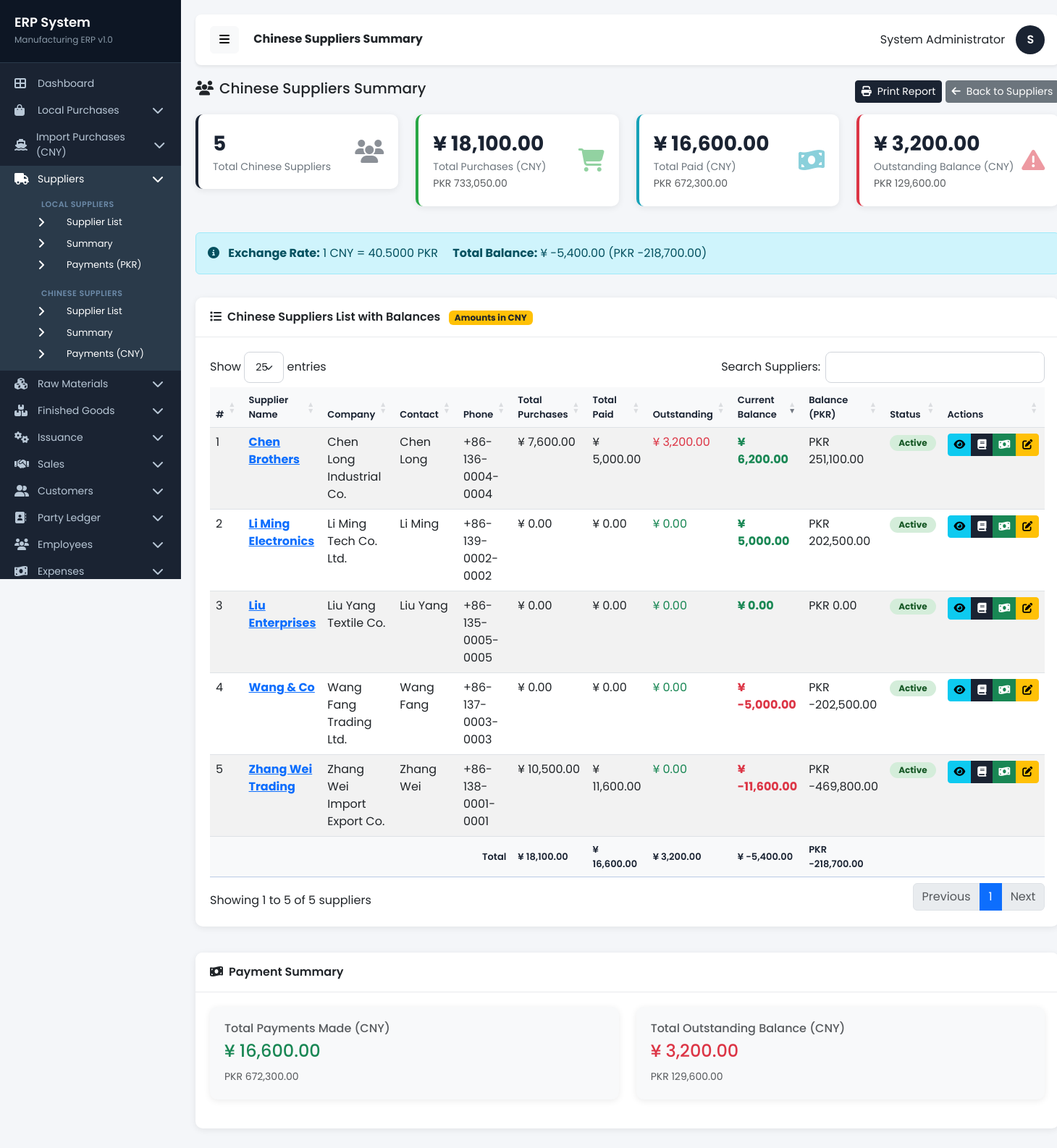
The page /pages/chinese_suppliers_summary.php (signed in) on the database its author committed.
### tables this page shows
CREATE TABLE `currencies` (
  `id` int(11) NOT NULL,
  `currency_code` varchar(10) NOT NULL,
  `currency_name` varchar(50) NOT NULL,
  `symbol` varchar(10) DEFAULT NULL,
  `exchange_rate` decimal(18,4) DEFAULT 1.0000,
  `base_currency` enum('yes','no') DEFAULT 'no',
  `date_time` datetime DEFAULT NULL
);

CREATE TABLE `chinese_suppliers` (
  `id` int(11) NOT NULL,
  `supplier_name` varchar(200) NOT NULL,
  `company_name` varchar(200) DEFAULT NULL,
  `contact_person` varchar(100) DEFAULT NULL,
  `phone` varchar(20) DEFAULT NULL,
  `email` varchar(100) DEFAULT NULL,
  `address` text DEFAULT NULL,
  `city` varchar(100) DEFAULT NULL,
  `country` varchar(100) DEFAULT 'China',
  `currency_id` int(11) DEFAULT NULL,
  `cnic` varchar(50) DEFAULT NULL,
  `ntn` varchar(50) DEFAULT NULL,
  `opening_balance` decimal(18,2) DEFAULT 0.00,
  `opening_balance_type` varchar(20) DEFAULT 'payable',
  `current_balance` decimal(18,2) DEFAULT 0.00,
  `status` enum('active','inactive') DEFAULT 'active',
  `date_time` datetime DEFAULT NULL
);

### includes/database.php (called while the page is built, shortened)
<?php
$db = new mysqli(DB_HOST, DB_USER, DB_PASS, DB_NAME);
$db->set_charset("utf8");
function executePrepared($sql, $types = '', $params = []) {
    global $db;
    $stmt = $db->prepare($sql);
    $stmt->execute();
    return $stmt;
}
function getRow($sql, $types = '', $params = []) {
    $stmt = executePrepared($sql, $types, $params);
    $result = $stmt->get_result();
    $row = $result->fetch_assoc();
    return $row;
}
function getRows($sql, $types = '', $params = []) {
    $stmt = executePrepared($sql, $types, $params);
    $result = $stmt->get_result();
    $rows = [];
    while ($row = $result->fetch_assoc()) {
        $rows[] = $row;
    }
    return $rows;
}
function formatCurrency($amount) {
    return number_format($amount, 2);
}
?>

### pages/chinese_suppliers_summary.php (the view, shortened to what this page needs)
<?php
require_once '../includes/database.php';
$suppliers = getRows("SELECT s.*, c.currency_code, c.currency_name, c.symbol, c.exchange_rate,
    (SELECT COUNT(*) FROM import_purchases WHERE supplier_id = s.id) as total_purchases,
    (SELECT COALESCE(SUM(total_cny), 0) FROM import_purchases WHERE supplier_id = s.id) as total_purchase_cny,
    (SELECT COALESCE(SUM(total_pkr), 0) FROM import_purchases WHERE supplier_id = s.id) as total_purchase_pkr,
    (SELECT COALESCE(SUM(paid_amount_cny), 0) FROM import_purchases WHERE supplier_id = s.id) as total_paid_cny,
    (SELECT COALESCE(SUM(paid_amount_pkr), 0) FROM import_purchases WHERE supplier_id = s.id) as total_paid_pkr,
    (SELECT COALESCE(SUM(balance_cny), 0) FROM import_purchases WHERE supplier_id = s.id) as total_balance_cny,
    (SELECT COALESCE(SUM(balance_pkr), 0) FROM import_purchases WHERE supplier_id = s.id) as total_balance_pkr,
    (SELECT COUNT(*) FROM chinese_supplier_payments WHERE supplier_id = s.id) as total_payments,
    (SELECT COALESCE(SUM(amount_cny), 0) FROM chinese_supplier_payments WHERE supplier_id = s.id) as total_payment_cny,
    (SELECT COALESCE(SUM(amount_pkr), 0) FROM chinese_supplier_payments WHERE supplier_id = s.id) as total_payment_pkr,
    COALESCE((SELECT SUM(cp.amount_cny) FROM chinese_supplier_payments cp WHERE cp.supplier_id = s.id), 0) AS payments_made_cny,
    (s.opening_balance + (SELECT COALESCE(SUM(balance_cny), 0) FROM import_purchases WHERE supplier_id = s.id) - COALESCE((SELECT SUM(cp.amount_cny) FROM chinese_supplier_payments cp WHERE cp.supplier_id = s.id), 0)) AS current_balance
    FROM chinese_suppliers s
    LEFT JOIN currencies c ON s.currency_id = c.id
    GROUP BY s.id
    ORDER BY s.supplier_name");
$totalSuppliers = count($suppliers);
$totalBalanceCNY = 0;
$totalBalancePKR = 0;
$totalPurchasesCNY = 0;
$totalPurchasesPKR = 0;
$totalPaidCNY = 0;
$totalPaidPKR = 0;
$totalOutstandingCNY = 0;
$totalOutstandingPKR = 0;
$totalPaymentsCNY = 0;
$totalPaymentsPKR = 0;
foreach ($suppliers as $supplier) {
    $totalBalanceCNY += $supplier['current_balance'];
    $totalBalancePKR += $supplier['current_balance'] * ($supplier['exchange_rate'] ?: 40.5000);
    $totalPurchasesCNY += $supplier['total_purchase_cny'];
    $totalPurchasesPKR += $supplier['total_purchase_pkr'];
    $totalPaidCNY += $supplier['total_paid_cny'];
    $totalPaidPKR += $supplier['total_paid_pkr'];
    $totalOutstandingCNY += $supplier['total_balance_cny'];
    $totalOutstandingPKR += $supplier['total_balance_pkr'];
    $totalPaymentsCNY += $supplier['total_payment_cny'];
    $totalPaymentsPKR += $supplier['total_payment_pkr'];
}
$exchangeRate = 40.5000;
$rateRow = getRow("SELECT exchange_rate FROM currencies WHERE currency_code = 'CNY'");
if ($rateRow) {
    $exchangeRate = $rateRow['exchange_rate'];
}
include '../includes/header.php';
include '../includes/sidebar.php';
?>
<div class="row mb-3">
    <div class="col-12">
        <div class="d-flex justify-content-between align-items-center">
            <h5><i class="fas fa-users me-2"></i>Chinese Suppliers Summary</h5>
            <div>
                <button type="button" class="btn btn-primary btn-sm" onclick="window.print()">
                    <i class="fas fa-print me-2"></i>Print Report
                </button>
                <a href="chinese_suppliers.php" class="btn btn-secondary btn-sm">
                    <i class="fas fa-arrow-left me-2"></i>Back to Suppliers
                </a>
            </div>
        </div>
    </div>
</div>
<div class="row mb-3">
    <div class="col-md-3">
        <div class="stat-card">
            <div class="d-flex justify-content-between align-items-center">
                <div>
                    <div class="stat-number"><?php echo $totalSuppliers; ?></div>
                    <div class="stat-label">Total Chinese Suppliers</div>
                </div>
                <div class="stat-icon">
                    <i class="fas fa-users"></i>
                </div>
            </div>
        </div>
    </div>
    <div class="col-md-3">
        <div class="stat-card" style="border-left-color: #28a745;">
            <div class="d-flex justify-content-between align-items-center">
                <div>
                    <div class="stat-number">¥ <?php echo formatCurrency($totalPurchasesCNY); ?></div>
                    <div class="stat-label">Total Purchases (CNY)</div>
                    <small class="text-muted">PKR <?php echo formatCurrency($totalPurchasesPKR); ?></small>
                </div>
                <div class="stat-icon" style="color: #28a745;">
                    <i class="fas fa-shopping-cart"></i>
                </div>
            </div>
        </div>
    </div>
    <div class="col-md-3">
        <div class="stat-card" style="border-left-color: #17a2b8;">
            <div class="d-flex justify-content-between align-items-center">
                <div>
                    <div class="stat-number">¥ <?php echo formatCurrency($totalPaidCNY); ?></div>
                    <div class="stat-label">Total Paid (CNY)</div>
                    <small class="text-muted">PKR <?php echo formatCurrency($totalPaidPKR); ?></small>
                </div>
                <div class="stat-icon" style="color: #17a2b8;">
                    <i class="fas fa-money-bill-wave"></i>
                </div>
            </div>
        </div>
    </div>
    <div class="col-md-3">
        <div class="stat-card" style="border-left-color: #dc3545;">
            <div class="d-flex justify-content-between align-items-center">
                <div>
                    <div class="stat-number">¥ <?php echo formatCurrency($totalOutstandingCNY); ?></div>
                    <div class="stat-label">Outstanding Balance (CNY)</div>
                    <small class="text-muted">PKR <?php echo formatCurrency($totalOutstandingPKR); ?></small>
                </div>
                <div class="stat-icon" style="color: #dc3545;">
                    <i class="fas fa-exclamation-triangle"></i>
                </div>
            </div>
        </div>
    </div>
</div>
<div class="row mb-3">
    <div class="col-12">
        <div class="alert alert-info">
            <i class="fas fa-info-circle me-2"></i>
            <strong>Exchange Rate:</strong> 1 CNY = <?php echo number_format($exchangeRate, 4); ?> PKR
            <span class="ms-3"><strong>Total Balance:</strong> ¥ <?php echo formatCurrency($totalBalanceCNY); ?> (PKR <?php echo formatCurrency($totalBalancePKR); ?>)</span>
        </div>
    </div>
</div>
<div class="row">
    <div class="col-12">
        <div class="card">
            <div class="card-header">
                <i class="fas fa-list me-2"></i>Chinese Suppliers List with Balances
                <span class="ms-2 badge bg-warning text-dark">Amounts in CNY</span>
            </div>
            <div class="card-body">
                <div class="table-responsive">
                    <table class="table table-striped table-hover" id="supplierSummaryTable">
                        <thead>
                            <tr>
                                <th>#</th>
                                <th>Supplier Name</th>
                                <th>Company</th>
                                <th>Contact</th>
                                <th>Phone</th>
                                <th>Total Purchases</th>
                                <th>Total Paid</th>
                                <th>Outstanding</th>
                                <th>Current Balance</th>
                                <th>Balance (PKR)</th>
                                <th>Status</th>
                                <th>Actions</th>
                            </tr>
                        </thead>
                        <tbody>
                            <?php if (count($suppliers) > 0): ?>
                                <?php $counter = 1; ?>
                                <?php foreach ($suppliers as $supplier):
                                    $pkrBalance = $supplier['current_balance'] * ($supplier['exchange_rate'] ?: 40.5000);
                                ?>
                                    <tr>
                                        <td><?php echo $counter++; ?></td>
                                        <td>
                                            <a href="chinese_supplier_detail.php?id=<?php echo $supplier['id']; ?>">
                                                <strong><?php echo htmlspecialchars($supplier['supplier_name']); ?></strong>
                                            </a>
                                        </td>
                                        <td><?php echo htmlspecialchars($supplier['company_name']); ?></td>
                                        <td><?php echo htmlspecialchars($supplier['contact_person']); ?></td>
                                        <td><?php echo htmlspecialchars($supplier['phone']); ?></td>
                                        <td>¥ <?php echo formatCurrency($supplier['total_purchase_cny']); ?></td>
                                        <td>¥ <?php echo formatCurrency($supplier['total_paid_cny']); ?></td>
                                        <td class="<?php echo $supplier['total_balance_cny'] > 0 ? 'text-danger' : 'text-success'; ?>">
                                            ¥ <?php echo formatCurrency($supplier['total_balance_cny']); ?>
                                        </td>
                                        <td class="<?php echo $supplier['current_balance'] < 0 ? 'text-danger' : 'text-success'; ?>">
                                            <strong>¥ <?php echo formatCurrency($supplier['current_balance']); ?></strong>
                                        </td>
                                        <td>PKR <?php echo formatCurrency($pkrBalance); ?></td>
                                        <td>
                                            <span class="badge badge-status badge-<?php echo $supplier['status']; ?>">
                                                <?php echo ucfirst($supplier['status']); ?>
                                            </span>
                                        </td>
                                        <td>
                                            <div class="btn-group btn-group-sm">
                                                <a href="chinese_supplier_detail.php?id=<?php echo $supplier['id']; ?>" class="btn btn-info" title="View Detail">
                                                    <i class="fas fa-eye"></i>
                                                </a>
                                                <a href="chinese_supplier_ledger.php?id=<?php echo $supplier['id']; ?>" class="btn btn-primary" title="View Ledger">
                                                    <i class="fas fa-book"></i>
                                                </a>
                                                <a href="chinese_supplier_payment.php?supplier=<?php echo $supplier['id']; ?>" class="btn btn-success" title="Make Payment">
                                                    <i class="fas fa-money-bill-wave"></i>
                                                </a>
                                                <a href="chinese_suppliers.php?edit=<?php echo $supplier['id']; ?>" class="btn btn-warning" title="Edit">
                                                    <i class="fas fa-edit"></i>
                                                </a>
                                            </div>
                                        </td>
                                    </tr>
                                <?php endforeach; ?>
                            <?php endif; ?>
                        </tbody>
                        <tfoot class="table-primary">
                            <tr>
                                <th colspan="5" class="text-end">Total</th>
                                <th>¥ <?php echo formatCurrency($totalPurchasesCNY); ?></th>
                                <th>¥ <?php echo formatCurrency($totalPaidCNY); ?></th>
                                <th>¥ <?php echo formatCurrency($totalOutstandingCNY); ?></th>
                                <th>¥ <?php echo formatCurrency($totalBalanceCNY); ?></th>
                                <th>PKR <?php echo formatCurrency($totalBalancePKR); ?></th>
                                <th colspan="2"></th>
                            </tr>
                        </tfoot>
                    </table>
                </div>
            </div>
        </div>
    </div>
</div>
<div class="row mt-3">
    <div class="col-12">
        <div class="card">
            <div class="card-header">
                <i class="fas fa-money-bill-wave me-2"></i>Payment Summary
            </div>
            <div class="card-body">
                <div class="row">
                    <div class="col-md-6">
                        <div class="card bg-light">
                            <div class="card-body">
                                <h6 class="text-muted">Total Payments Made (CNY)</h6>
                                <h4 class="text-success">¥ <?php echo formatCurrency($totalPaymentsCNY); ?></h4>
                                <small class="text-muted">PKR <?php echo formatCurrency($totalPaymentsPKR); ?></small>
                            </div>
                        </div>
                    </div>
                    <div class="col-md-6">
                        <div class="card bg-light">
                            <div class="card-body">
                                <h6 class="text-muted">Total Outstanding Balance (CNY)</h6>
                                <h4 class="text-danger">¥ <?php echo formatCurrency($totalOutstandingCNY); ?></h4>
                                <small class="text-muted">PKR <?php echo formatCurrency($totalOutstandingPKR); ?></small>
                            </div>
                        </div>
                    </div>
                </div>
            </div>
        </div>
    </div>
</div>
<link rel="stylesheet" href="https://cdn.datatables.net/1.13.4/css/dataTables.bootstrap5.min.css">
<?php
include '../includes/footer.php';
?>

### rows shown on the page
currencies: exchange_rate "40.5000"
chinese_suppliers: supplier_name "Chen Brothers", company_name "Chen Long Industrial Co.", contact_person "Chen Long", phone "+86-136-0004-0004", total_purchase_cny "7,600.00", total_paid_cny "5,000.00", total_balance_cny "3,200.00", current_balance "6,200.00", pkrBalance "251,100.00", status "Active"
chinese_suppliers: supplier_name "Li Ming Electronics", company_name "Li Ming Tech Co. Ltd.", contact_person "Li Ming", phone "+86-139-0002-0002", total_purchase_cny "0.00", total_paid_cny "0.00", total_balance_cny "0.00", current_balance "5,000.00", pkrBalance "202,500.00", status "Active"
chinese_suppliers: supplier_name "Liu Enterprises", company_name "Liu Yang Textile Co.", contact_person "Liu Yang", phone "+86-135-0005-0005", total_purchase_cny "0.00", total_paid_cny "0.00", total_balance_cny "0.00", current_balance "0.00", pkrBalance "0.00", status "Active"
chinese_suppliers: supplier_name "Wang & Co", company_name "Wang Fang Trading Ltd.", contact_person "Wang Fang", phone "+86-137-0003-0003", total_purchase_cny "0.00", total_paid_cny "0.00", total_balance_cny "0.00", current_balance "-5,000.00", pkrBalance "-202,500.00", status "Active"
chinese_suppliers: supplier_name "Zhang Wei Trading", company_name "Zhang Wei Import Export Co.", contact_person "Zhang Wei", phone "+86-138-0001-0001", total_purchase_cny "10,500.00", total_paid_cny "11,600.00", total_balance_cny "0.00", current_balance "-11,600.00", pkrBalance "-469,800.00", status "Active"

### other values the page prints
$pageTitle "Chinese Suppliers Summary"
$_SESSION['full_name'] "System Administrator"
substr($_SESSION['full_name'], 0, 1) "S"
$totalSuppliers "5"
formatCurrency($totalPurchasesCNY) "18,100.00"
formatCurrency($totalPurchasesPKR) "733,050.00"
formatCurrency($totalPaidCNY) "16,600.00"
formatCurrency($totalPaidPKR) "672,300.00"
formatCurrency($totalOutstandingCNY) "3,200.00"
formatCurrency($totalOutstandingPKR) "129,600.00"
formatCurrency($totalBalanceCNY) "-5,400.00"
formatCurrency($totalBalancePKR) "-218,700.00"
formatCurrency($totalPaymentsCNY) "16,600.00"
formatCurrency($totalPaymentsPKR) "672,300.00"
